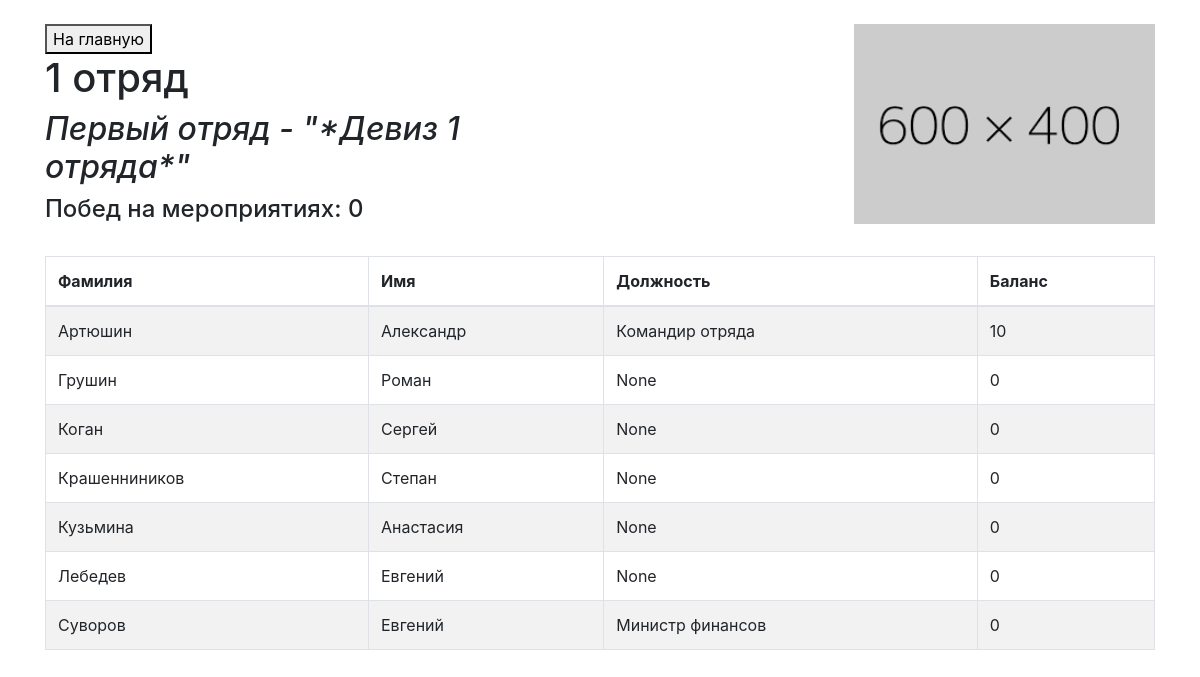
Page /squads/1 (signed in) on the earlier database version.
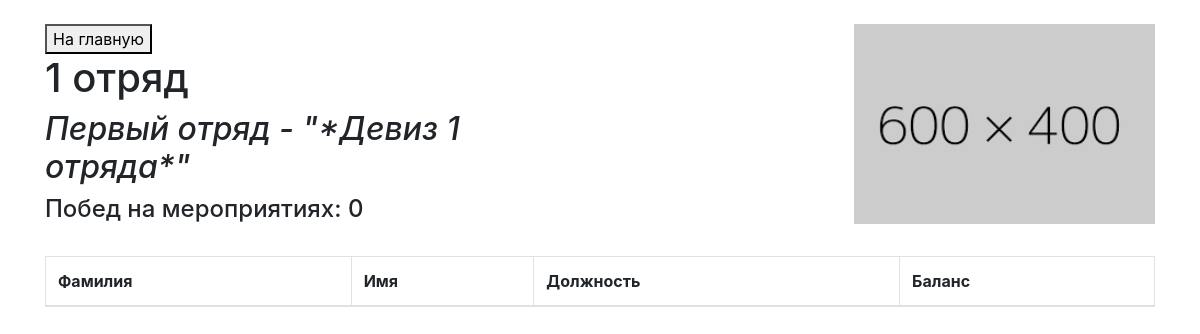
Same page on the later database version.
### tables this page shows
CREATE TABLE squads (number INT, name STRING, slogan TEXT, achivements INT DEFAULT (0));

CREATE TABLE users (id INTEGER PRIMARY KEY AUTOINCREMENT, firstname STRING, name STRING, lastname STRING, password STRING, squad STRING, balance INT DEFAULT (0), post STRING);

### main.py (the view)
@app.route("/squads/<int:squad>")  # Переход на страницу Отряда
def squad_page(squad):
    squad_num, squad_name, squad_slogan, achivements = database.squads(squad)
    return render_template("squadpage.html",
                           squad_num=squad_num,
                           squad_name=squad_name,
                           squad_slogan=squad_slogan,
                           achivements=achivements,
                           info=database.squad_info(squad),
                           admin=("admin" in database.userinfo(session.get('user_id'))["post"] and session.get(
                               'is_auth')), )

### database.py (called while the page is built)
def squads(num):  # Возвращает всю информацию об отряде по номеру вида (Номер, "Название", "Девиз", Кол-во_побед)
    db = sqlite3.connect("db/db.db")
    cur = db.cursor()
    squad_info = list(cur.execute(f"""SELECT * FROM squads WHERE number = {num}"""))[0]
    db.close()
    return squad_info

def userinfo(id):
    db = sqlite3.connect("db/db.db")
    cur = db.cursor()
    users = list(cur.execute(f"""SELECT * FROM users WHERE id = {id}"""))[0]
    db.close()
    keys = ('id', 'name', 'firstname', 'lastname', 'password', 'squad', 'balance', 'post')
    data = dict()
    for i in range(len(users)):
        data[keys[i]] = users[i]
    return data

def squad_info(squad):  # Возвращает информацию вида ('Фамилия', 'Имя', 'Отчество', баланс, id) обо всех пользователях из выбранного отряда
    db = sqlite3.connect("db/db.db")
    cur = db.cursor()
    pioners = list(cur.execute(f"""SELECT firstname, name, post, balance, id FROM users WHERE squad = {squad}"""))
    db.close()
    return pioners

### templates/squadpage.html (shortened to what this page needs)
<!DOCTYPE html>
<html>
<head>
	<link rel="stylesheet" type="text/css" href="../static/css/bootstrap.min.css">
</head>
<body>
	<div class="container">
		<br>
	<div id="squad_info">
		<a href="/main"><button>На главную</button></a>
		<h1>{{ squad_num }} отряд</h1>
		<i><h2>{{ squad_name }} - "{{ squad_slogan }}"</h2></i>
		<h4>Побед на мероприятиях:
				{{ achivements }}
			{% if admin %}<a href="/change/{{ squad_num }}/+"><button>+</button></a>{% endif %}</h4>
	<br>
	</div>
	<div id="squad_img"><img src="../static/img/{{ squad_num }}.png" id='img'><br><br></div>
	<div>
	<table class="table table-striped table-bordered table-hover table_sort" id="info">
		<thead>
		<tr>
		    <th scope="col">Фамилия</th>
		    <th scope="col">Имя</th>
		    <th scope="col">Должность</th>
		    <th scope="col">Баланс</th>
		</tr>
		</thead>
		<tbody>
		  {% for i in info %}
		  	<tr>
		  	{% for j in range(4) %}
			    <td>{{ i[j] }}</td>
		    {% endfor %}
		    </tr>
		  {% endfor %}
		</tbody>
		</table>
	</div>
</body>
</html>

### templates/squadpage.html (style rules this page uses)
#squad_info { float: left; width: 50%; }
#squad_img { float: right; width: 50%; }
#img { float: right; height: 200px; }
#info { border: 1px outset black; border-top: 5px; }
a { color: #000; text-decoration: none; }

Differences in the rows shown:
removed users: firstname "Артюшин" "Александр" "Командир отряда" "10"
removed users: firstname "Грушин" "Роман" "None" "0"
removed users: firstname "Коган" "Сергей" "None" "0"
removed users: firstname "Крашенниников" "Степан" "None" "0"
removed users: firstname "Кузьмина" "Анастасия" "None" "0"
removed users: firstname "Лебедев" "Евгений" "None" "0"
removed users: firstname "Суворов" "Евгений" "Министр финансов" "0"
